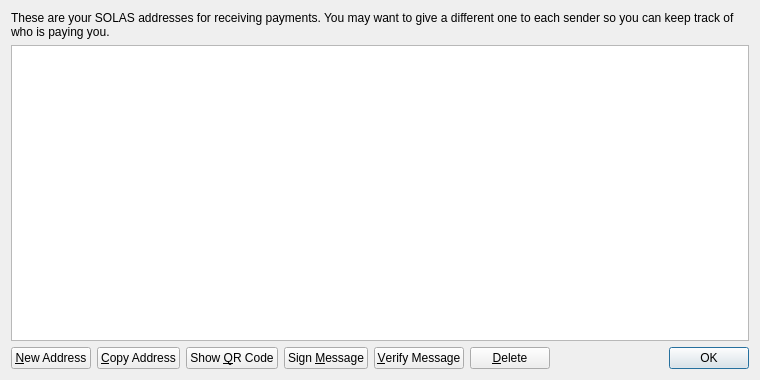
<?xml version="1.0" encoding="UTF-8"?>
<ui version="4.0">
 <class>AddressBookPage</class>
 <widget class="QWidget" name="AddressBookPage">
  <property name="geometry">
   <rect>
    <x>0</x>
    <y>0</y>
    <width>760</width>
    <height>380</height>
   </rect>
  </property>
  <property name="windowTitle">
   <string>Address Book</string>
  </property>
  <layout class="QVBoxLayout" name="verticalLayout">
   <item>
    <widget class="QLabel" name="labelExplanation">
     <property name="text">
      <string>These are your SOLAS addresses for receiving payments. You may want to give a different one to each sender so you can keep track of who is paying you.</string>
     </property>
     <property name="textFormat">
      <enum>Qt::PlainText</enum>
     </property>
     <property name="wordWrap">
      <bool>true</bool>
     </property>
    </widget>
   </item>
   <item>
    <widget class="QTableView" name="tableView">
     <property name="contextMenuPolicy">
      <enum>Qt::CustomContextMenu</enum>
     </property>
     <property name="toolTip">
      <string>Double-click to edit address or label</string>
     </property>
     <property name="tabKeyNavigation">
      <bool>false</bool>
     </property>
     <property name="alternatingRowColors">
      <bool>true</bool>
     </property>
     <property name="selectionMode">
      <enum>QAbstractItemView::SingleSelection</enum>
     </property>
     <property name="selectionBehavior">
      <enum>QAbstractItemView::SelectRows</enum>
     </property>
     <property name="sortingEnabled">
      <bool>true</bool>
     </property>
     <attribute name="verticalHeaderVisible">
      <bool>false</bool>
     </attribute>
    </widget>
   </item>
   <item>
    <layout class="QHBoxLayout" name="horizontalLayout">
     <item>
      <widget class="QPushButton" name="newAddressButton">
       <property name="toolTip">
        <string>Create a new address</string>
       </property>
       <property name="text">
        <string>&amp;New Address</string>
       </property>
       <property name="icon">
        <iconset resource="../bitcoin.qrc">
         <normaloff>:/icons/add</normaloff>:/icons/add</iconset>
       </property>
      </widget>
     </item>
     <item>
      <widget class="QPushButton" name="copyToClipboard">
       <property name="toolTip">
        <string>Copy the currently selected address to the system clipboard</string>
       </property>
       <property name="text">
        <string>&amp;Copy Address</string>
       </property>
       <property name="icon">
        <iconset resource="../bitcoin.qrc">
         <normaloff>:/icons/editcopy</normaloff>:/icons/editcopy</iconset>
       </property>
      </widget>
     </item>
     <item>
      <widget class="QPushButton" name="showQRCode">
       <property name="text">
        <string>Show &amp;QR Code</string>
       </property>
       <property name="icon">
        <iconset resource="../bitcoin.qrc">
         <normaloff>:/icons/qrcode</normaloff>:/icons/qrcode</iconset>
       </property>
      </widget>
     </item>
     <item>
      <widget class="QPushButton" name="signMessage">
       <property name="toolTip">
        <string>Sign a message to prove you own a SOLAS address</string>
       </property>
       <property name="text">
        <string>Sign &amp;Message</string>
       </property>
       <property name="icon">
        <iconset resource="../bitcoin.qrc">
         <normaloff>:/icons/edit</normaloff>:/icons/edit</iconset>
       </property>
      </widget>
     </item>
     <item>
      <widget class="QPushButton" name="verifyMessage">
       <property name="toolTip">
        <string>Verify a message to ensure it was signed with a specified SOLAS address</string>
       </property>
       <property name="text">
        <string>&amp;Verify Message</string>
       </property>
       <property name="icon">
        <iconset resource="../bitcoin.qrc">
         <normaloff>:/icons/transaction_0</normaloff>:/icons/transaction_0</iconset>
       </property>
      </widget>
     </item>
     <item>
      <widget class="QPushButton" name="deleteButton">
       <property name="toolTip">
        <string>Delete the currently selected address from the list</string>
       </property>
       <property name="text">
        <string>&amp;Delete</string>
       </property>
       <property name="icon">
        <iconset resource="../bitcoin.qrc">
         <normaloff>:/icons/remove</normaloff>:/icons/remove</iconset>
       </property>
      </widget>
     </item>
     <item>
      <spacer name="horizontalSpacer">
       <property name="orientation">
        <enum>Qt::Horizontal</enum>
       </property>
       <property name="sizeHint" stdset="0">
        <size>
         <width>40</width>
         <height>20</height>
        </size>
       </property>
      </spacer>
     </item>
     <item>
      <widget class="QDialogButtonBox" name="buttonBox">
       <property name="sizePolicy">
        <sizepolicy hsizetype="Maximum" vsizetype="Fixed">
         <horstretch>0</horstretch>
         <verstretch>0</verstretch>
        </sizepolicy>
       </property>
       <property name="standardButtons">
        <set>QDialogButtonBox::Ok</set>
       </property>
      </widget>
     </item>
    </layout>
   </item>
  </layout>
 </widget>
 <resources>
  <include location="../bitcoin.qrc"/>
 </resources>
 <connections/>
</ui>
